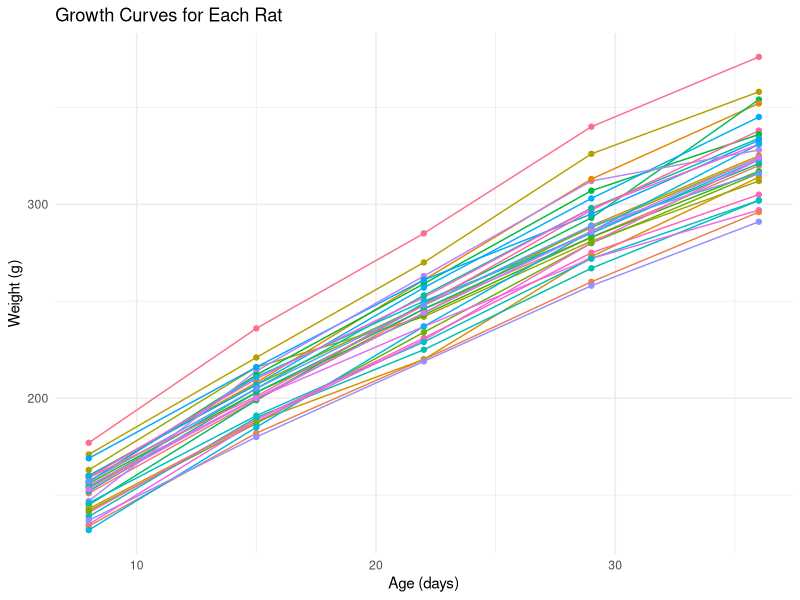
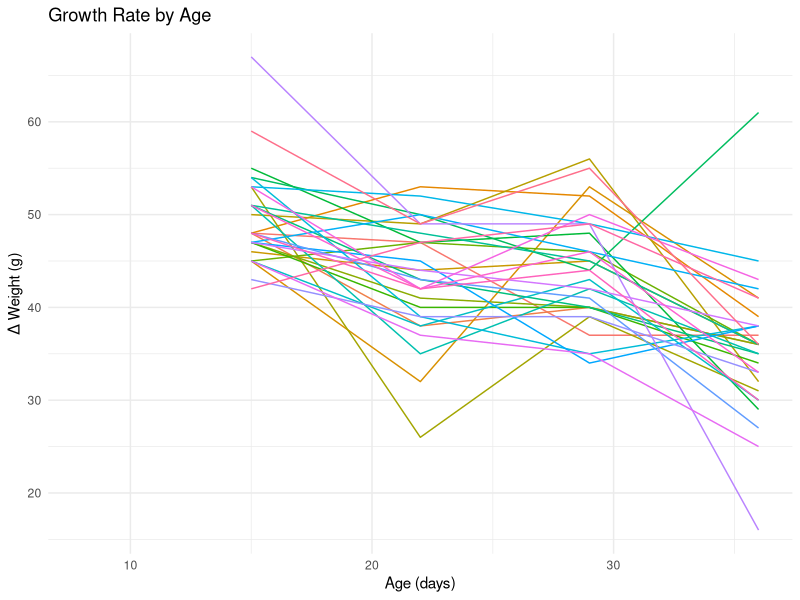
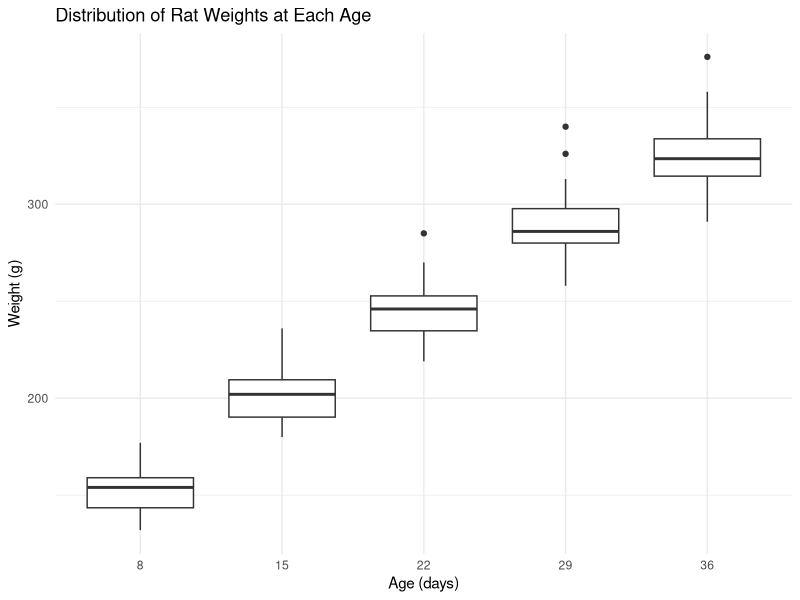
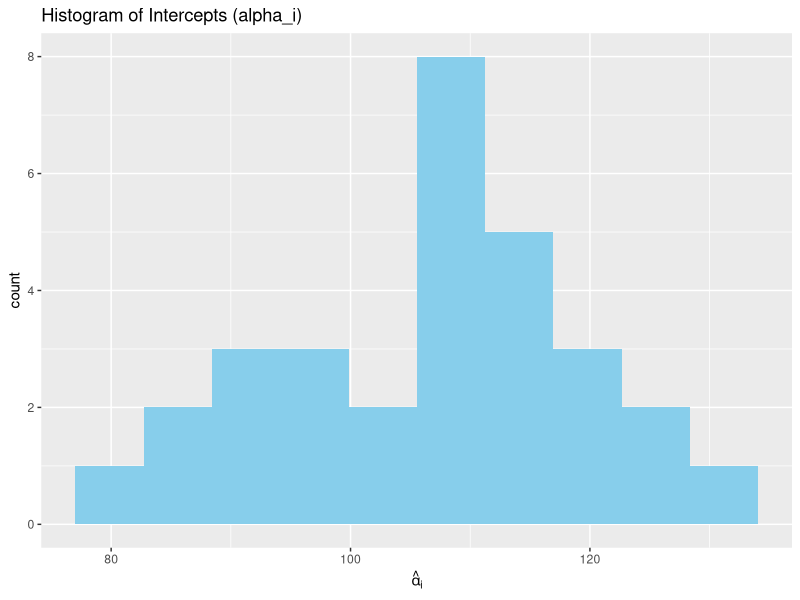
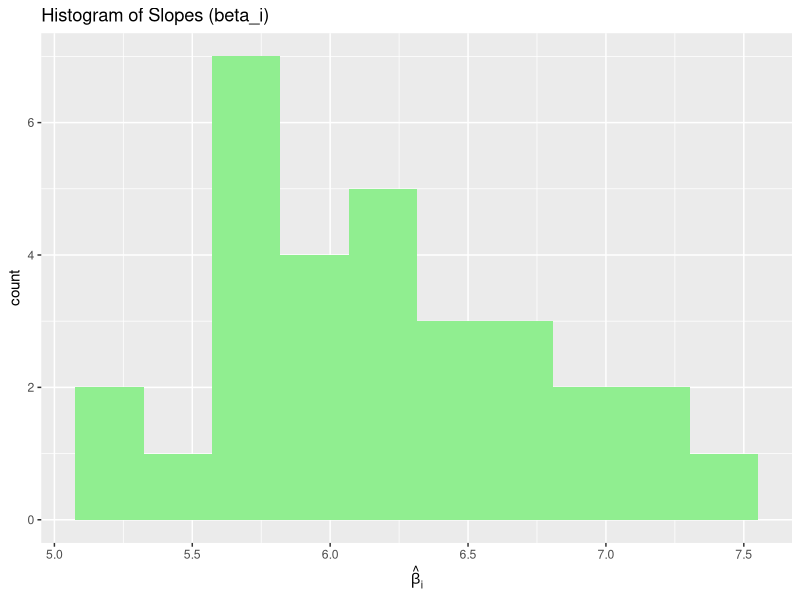
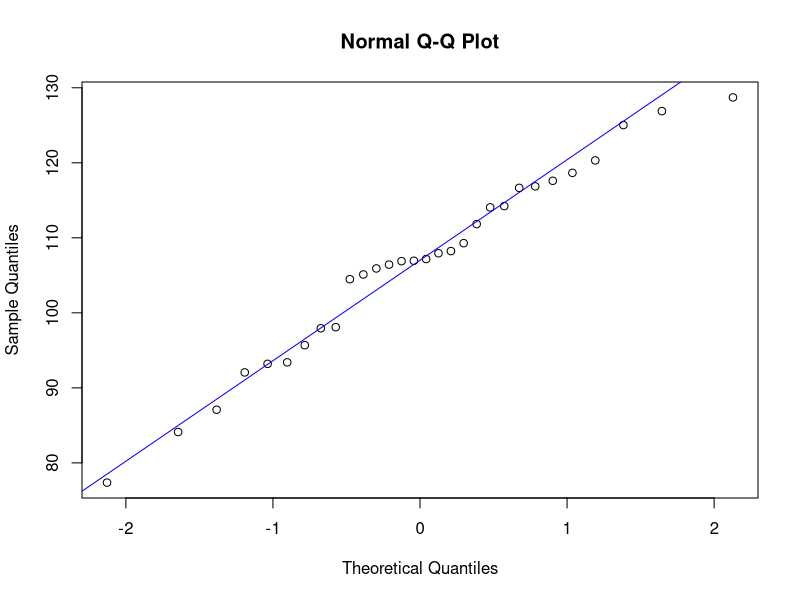
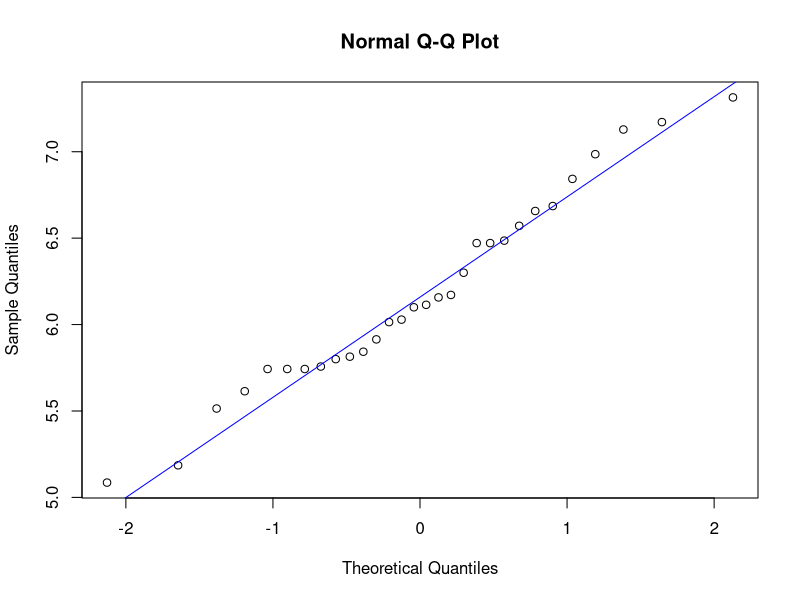
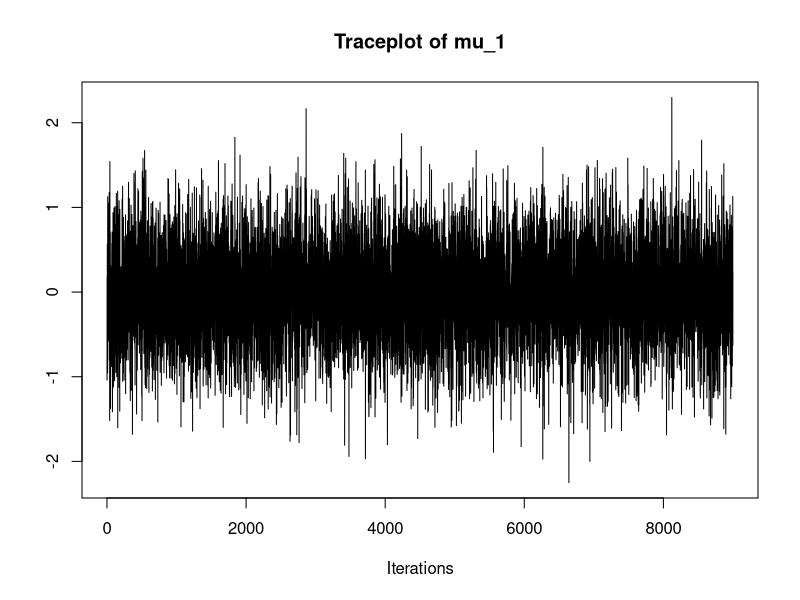

Reproduce these figures in R, in order. (Note: this script raises an error after producing the figures.)
## ---- chunk 1
library(readxl)
library(tidyverse)
library(dplyr)
library(MASS)
library(coda)
## ---- chunk 2
# Read in data
ratdata <- read_excel("ratdata.xlsx")

# Pivot longer to get tidy data
rat_long <- ratdata %>%
  pivot_longer(cols = starts_with("rat"), names_to = "rat", values_to = "weight")
## ---- chunk 3
# Weights of each rat
ggplot(rat_long, aes(x = age, y = weight, group = rat, color = rat)) +
  geom_line() +
  geom_point() +
  labs(title = "Growth Curves for Each Rat", x = "Age (days)", y = "Weight (g)") +
  theme_minimal() +
  theme(legend.position = "none")


# Growth rate for each rat
rat_diff <- ratdata %>%
  dplyr::select(-age) %>%
  mutate(across(everything(), ~ c(NA, diff(.)))) %>%
  mutate(age = ratdata$age)

rat_diff_long <- rat_diff %>%
  pivot_longer(cols = -age, names_to = "rat", values_to = "growth_rate")

ggplot(rat_diff_long, aes(x = age, y = growth_rate, group = rat, color = rat)) +
  geom_line() +
  labs(title = "Growth Rate by Age", x = "Age (days)", y = "Δ Weight (g)") +
  theme_minimal() +
  theme(legend.position = "none")


# Boxplots at each age
ggplot(rat_long, aes(x = factor(age), y = weight)) +
  geom_boxplot() +
  labs(title = "Distribution of Rat Weights at Each Age", x = "Age (days)", y = "Weight (g)") +
  theme_minimal()
## ---- chunk 4
# Nest the data by rat
rat_nested <- rat_long %>%
  group_by(rat) %>%
  nest()

# Fit regression to each nested dataset
rat_models <- rat_nested %>%
  mutate(model = map(data, ~lm(weight ~ age, data = .)))

# Extract coefficients from each model
rat_coefs <- rat_models %>%
  mutate(coefs = map(model, broom::tidy)) %>%
  unnest(coefs) %>%
  dplyr::select(rat, term, estimate) %>%
  pivot_wider(names_from = term, values_from = estimate) %>%
  rename(alpha_hat = `(Intercept)`, beta_hat = age)


# Check Normality of thetas

# Histogram of intercepts
ggplot(rat_coefs, aes(x = alpha_hat)) +
  geom_histogram(bins = 10, fill = "skyblue") +
  labs(title = "Histogram of Intercepts (alpha_i)", x = expression(hat(alpha)[i]))

# Histogram of slopes
ggplot(rat_coefs, aes(x = beta_hat)) +
  geom_histogram(bins = 10, fill = "lightgreen") +
  labs(title = "Histogram of Slopes (beta_i)", x = expression(hat(beta)[i]))

# QQ plots
qqnorm(rat_coefs$alpha_hat); qqline(rat_coefs$alpha_hat, col = "blue")
qqnorm(rat_coefs$beta_hat); qqline(rat_coefs$beta_hat, col = "blue")

## ---- chunk 5
# Priors
lambda0 <- 0.1
nu0 <- 0.1
eta <- c(0, 0)
Sigma <- matrix(c(10, 0, 0, 10), nrow=2, ncol=2)
C <- matrix(c(5, 0, 0, 5), nrow=2, ncol=2)


set.seed(123)

# Prepare data
Y <- as.matrix(ratdata[, 1:30])
age <- ratdata$age
n <- ncol(Y)  # number of rats = 30
t <- length(age)  # number of time points = 5

# Design matrix for each rat (same across rats)
X_list <- lapply(1:n, function(i) cbind(1, age))
Y_list <- lapply(1:n, function(i) Y[, i])

# Hyperparameters
n_iter <- 10000
burn_in <- 1000

# Storage
theta <- array(NA, dim = c(n, 2, n_iter))  # alpha, beta for each rat
mu <- matrix(NA, nrow = n_iter, ncol = 2)
tau <- numeric(n_iter)

# Initialize
theta_mean <- matrix(0, nrow = n, ncol = 2)
mu[1, ] <- c(0, 0)
tau[1] <- 1

# Gibbs sampler
for (iter in 2:n_iter) {
  # --- 1. Sample theta_i | Y_i, mu, tau ---
  for (i in 1:n) {
    Xi <- X_list[[i]]
    Yi <- Y_list[[i]]
    D_inv <- (1/tau[iter - 1]) * t(Xi) %*% Xi + solve(Sigma)
    D <- solve(D_inv)
    m <- D %*% (tau[iter - 1] * t(Xi) %*% Yi + solve(Sigma) %*% mu[iter - 1, ])
    theta[i, , iter] <- mvrnorm(1, m, D)
  }

  # --- 2. Sample mu | theta, tau ---
  theta_bar <- colMeans(theta[, , iter])
  V_mu_inv <- 30 * solve(Sigma) + solve(C)
  V_mu <- solve(V_mu_inv)
  m_mu <- V_mu %*% (30 * solve(Sigma) %*% theta_bar + solve(C) %*% eta)
  mu[iter, ] <- mvrnorm(1, m_mu, V_mu)

  # --- 3. Sample tau | theta ---
  rss <- 0
  for (i in 1:n) {
    Xi <- X_list[[i]]
    Yi <- Y_list[[i]]
    res <- Yi - Xi %*% theta[i, , iter]
    rss <- rss + sum(res^2)
  }
  shape <- (t * n + nu0) / 2
  rate <- (rss + nu0 * lambda0) / 2
  tau[iter] <- rgamma(1, shape, rate)
}



# POSTERIOR INFERENCE

# Remove burn-in
theta_post <- theta[, , (burn_in+1):n_iter]
mu_post <- mu[(burn_in+1):n_iter, ]
tau_post <- tau[(burn_in+1):n_iter]

# Means and credible intervals
mu_est <- colMeans(mu_post)
mu_ci <- apply(mu_post, 2, quantile, probs = c(0.025, 0.975))

tau_est <- mean(tau_post)
tau_ci <- quantile(tau_post, probs = c(0.025, 0.975))


cat("Posterior Mean of mu_1:\n", mu_est[1], "\n")
cat("Posterior Mean of mu_2:\n", mu_est[2], "\n")
cat("95% CI for mu_1:\n", mu_ci[c(1,2)], "\n")
cat("95% CI for mu_2:\n", mu_ci[c(3,4)], "\n\n")

cat("Posterior Mean of tau:\n", tau_est, "\n")
cat("95% CI for tau:\n", tau_ci, "\n")

# Number of rats and iterations
n_rats <- dim(theta_post)[1]
n_samples <- dim(theta_post)[3]

# Create summary table
theta_summary <- data.frame(
  Rat = 1:n_rats,
  Alpha_Mean = numeric(n_rats),
  Alpha_Lower = numeric(n_rats),
  Alpha_Upper = numeric(n_rats),
  Beta_Mean = numeric(n_rats),
  Beta_Lower = numeric(n_rats),
  Beta_Upper = numeric(n_rats)
)

for (i in 1:n_rats) {
  alpha_samples <- theta_post[i, 1, ]
  beta_samples <- theta_post[i, 2, ]
  
  theta_summary$Alpha_Mean[i] <- mean(alpha_samples)
  theta_summary$Alpha_Lower[i] <- quantile(alpha_samples, 0.025)
  theta_summary$Alpha_Upper[i] <- quantile(alpha_samples, 0.975)
  
  theta_summary$Beta_Mean[i] <- mean(beta_samples)
  theta_summary$Beta_Lower[i] <- quantile(beta_samples, 0.025)
  theta_summary$Beta_Upper[i] <- quantile(beta_samples, 0.975)
}

# View summary
print(theta_summary)
## ---- chunk 6
# CONVERGENCE DIAGNOSTICS


mcmc_mu <- mcmc(mu_post)
mcmc_tau <- mcmc(tau_post)

# Trace plots
traceplot(mcmc_mu[,1], main = "Traceplot of mu_1")
traceplot(mcmc_mu[,2], main = "Traceplot of mu_2")
traceplot(mcmc_tau, main = "Traceplot of tau")

# Autocorrelation
acf(mcmc_tau, main = "ACF of tau")

# Gelman diagnostics (if using multiple chains)
# gelman.diag(as.mcmc.list(list(chain1, chain2)))

# Posterior density
densplot(mcmc_mu[,1], main = "Posterior density of mu[1]")
densplot(mcmc_mu[,2], main = "Posterior density of mu[2]")
densplot(mcmc_tau, main = "Posterior density of tau")




# Get alpha and beta
alpha_post <- theta_post[, 1, ]
beta_post <- theta_post[, 2, ]

# Reshape the alpha and beta samples into a long format for plotting
alpha_df <- data.frame(iteration = rep(1:9000, each = 30),
                       value = as.vector(t(alpha_post)),  # Transpose to stack the columns (observations)
                       observation = rep(1:30, times = 9000),
                       param = "alpha")

beta_df <- data.frame(iteration = rep(1:9000, each = 30),
                      value = as.vector(t(beta_post)),
                      observation = rep(1:30, times = 9000),
                      param = "beta")

# Combine the data frames for plotting
theta_df <- rbind(alpha_df, beta_df)

# Trace plots for alpha
par(mfrow = c(5,2))
for (i in 1:30) {
  # Plot trace for alpha (i-th observation)
  plot(1:9000, alpha_post[i, ], type = "l", 
       main = paste("Trace plot for Alpha (Observation", i, ")"),
       xlab = "Iteration", ylab = "Alpha Value", col = "black")
}

# Trace plots for beta
par(mfrow = c(5,2))
for (i in 1:30) {
  # Plot trace for beta (i-th observation)
  plot(1:9000, beta_post[i, ], type = "l", 
       main = paste("Trace plot for Beta (Observation", i, ")"),
       xlab = "Iteration", ylab = "Beta Value", col = "black")
}




# ACF plots for alpha
par(mfrow = c(5,2))
for (i in 1:30) {
  # ACF for alpha (i-th observation)
  acf(alpha_post[i, ], main = paste("ACF for Alpha (Observation", i, ")"))
}

# ACF plots for beta
par(mfrow = c(5,2))
for (i in 1:30) {
  # ACF for beta (i-th observation)
  acf(beta_post[i, ], main = paste("ACF for Beta (Observation", i, ")"))
}
